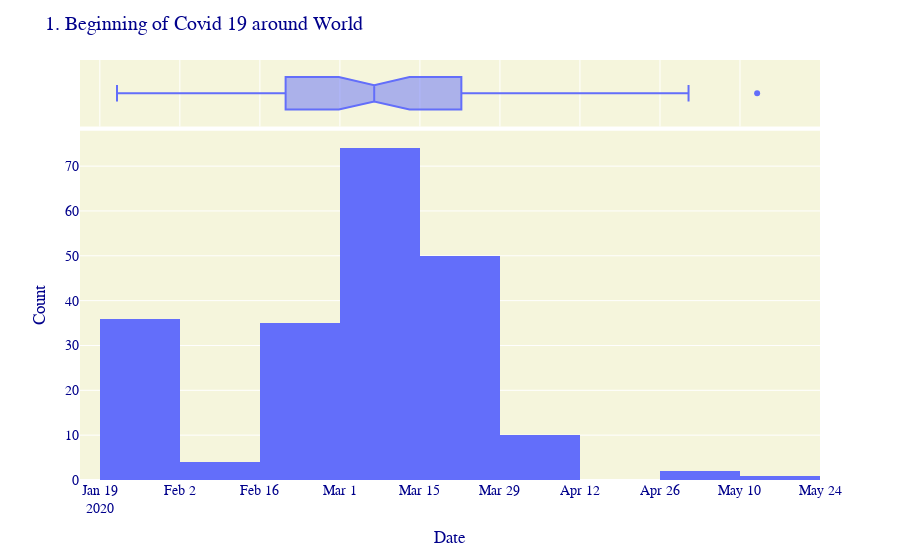

Notebook cell for this chart:
### Code cell
fig = px.histogram(begin_df, x=begin_df.index, y='values', marginal='box')
#fig(figsize=(15,15))
fig.update_layout(title='1. Beginning of Covid 19 around World',
                  xaxis_title='Date',
                  yaxis_title='Count',
                  plot_bgcolor='beige',
                  font=dict(family='Arial', size=14, color='darkblue'))
fig.show()

### Figure 1 — Plotly figure (JSON) as saved in the notebook; plotly's stock layout.template omitted (floating-point values rounded to 4 significant figures)
{"data": [{"alignmentgroup": "True", "bingroup": "x", "histfunc": "sum", "hovertemplate": "index=%{x}<br>sum of values=%{y}<extra></extra>", "legendgroup": "", "marker": {"color": "#636efa", "pattern": {"shape": ""}}, "name": "", "offsetgroup": "", "orientation": "v", "showlegend": false, "type": "histogram", "x": ["2020-01-22T00:00:00", "2020-01-23T00:00:00", "2020-01-24T00:00:00", "2020-01-25T00:00:00", "2020-01-26T00:00:00", "2020-01-27T00:00:00", "2020-01-29T00:00:00", "2020-01-30T00:00:00", "2020-01-31T00:00:00", "2020-02-01T00:00:00", "2020-02-04T00:00:00", "2020-02-07T00:00:00", "2020-02-13T00:00:00", "2020-02-14T00:00:00", "2020-02-19T00:00:00", "2020-02-21T00:00:00", "2020-02-22T00:00:00", "2020-02-23T00:00:00", "2020-02-24T00:00:00", "2020-02-25T00:00:00", "2020-02-26T00:00:00", "2020-02-27T00:00:00", "2020-02-28T00:00:00", "2020-02-29T00:00:00", "2020-03-01T00:00:00", "2020-03-02T00:00:00", "2020-03-03T00:00:00", "2020-03-04T00:00:00", "2020-03-05T00:00:00", "2020-03-06T00:00:00", "2020-03-07T00:00:00", "2020-03-08T00:00:00", "2020-03-09T00:00:00", "2020-03-10T00:00:00", "2020-03-11T00:00:00", "2020-03-12T00:00:00", "2020-03-13T00:00:00", "2020-03-14T00:00:00", "2020-03-15T00:00:00", "2020-03-16T00:00:00", "2020-03-17T00:00:00", "2020-03-18T00:00:00", "2020-03-19T00:00:00", "2020-03-20T00:00:00", "2020-03-21T00:00:00", "2020-03-22T00:00:00", "2020-03-23T00:00:00", "2020-03-24T00:00:00", "2020-03-25T00:00:00", "2020-03-27T00:00:00", "2020-03-28T00:00:00", "2020-03-30T00:00:00", "2020-03-31T00:00:00", "2020-04-02T00:00:00", "2020-04-04T00:00:00", "2020-04-05T00:00:00", "2020-04-06T00:00:00", "2020-04-10T00:00:00", "2020-04-30T00:00:00", "2020-05-01T00:00:00", "2020-05-13T00:00:00"], "xaxis": "x", "y": [6, 13, 1, 3, 1, 3, 2, 2, 3, 2, 1, 1, 1, 1, 1, 2, 1, 2, 5, 5, 6, 3, 5, 5, 1, 7, 3, 6, 4, 9, 1, 5, 2, 4, 6, 2, 9, 15, 5, 5, 4, 5, 7, 8, 2, 5, 1, 1, 3, 1, 3, 1, 2, 2, 1, 2, 1, 1, 1, 1, 1], "yaxis": "y"}, {"alignmentgroup": "True", "hovertemplate": "index=%{x}<extra></extra>", "legendgroup": "", "marker": {"color": "#636efa"}, "name": "", "notched": true, "offsetgroup": "", "showlegend": false, "type": "box", "x": ["2020-01-22T00:00:00", "2020-01-23T00:00:00", "2020-01-24T00:00:00", "2020-01-25T00:00:00", "2020-01-26T00:00:00", "2020-01-27T00:00:00", "2020-01-29T00:00:00", "2020-01-30T00:00:00", "2020-01-31T00:00:00", "2020-02-01T00:00:00", "2020-02-04T00:00:00", "2020-02-07T00:00:00", "2020-02-13T00:00:00", "2020-02-14T00:00:00", "2020-02-19T00:00:00", "2020-02-21T00:00:00", "2020-02-22T00:00:00", "2020-02-23T00:00:00", "2020-02-24T00:00:00", "2020-02-25T00:00:00", "2020-02-26T00:00:00", "2020-02-27T00:00:00", "2020-02-28T00:00:00", "2020-02-29T00:00:00", "2020-03-01T00:00:00", "2020-03-02T00:00:00", "2020-03-03T00:00:00", "2020-03-04T00:00:00", "2020-03-05T00:00:00", "2020-03-06T00:00:00", "2020-03-07T00:00:00", "2020-03-08T00:00:00", "2020-03-09T00:00:00", "2020-03-10T00:00:00", "2020-03-11T00:00:00", "2020-03-12T00:00:00", "2020-03-13T00:00:00", "2020-03-14T00:00:00", "2020-03-15T00:00:00", "2020-03-16T00:00:00", "2020-03-17T00:00:00", "2020-03-18T00:00:00", "2020-03-19T00:00:00", "2020-03-20T00:00:00", "2020-03-21T00:00:00", "2020-03-22T00:00:00", "2020-03-23T00:00:00", "2020-03-24T00:00:00", "2020-03-25T00:00:00", "2020-03-27T00:00:00", "2020-03-28T00:00:00", "2020-03-30T00:00:00", "2020-03-31T00:00:00", "2020-04-02T00:00:00", "2020-04-04T00:00:00", "2020-04-05T00:00:00", "2020-04-06T00:00:00", "2020-04-10T00:00:00", "2020-04-30T00:00:00", "2020-05-01T00:00:00", "2020-05-13T00:00:00"], "xaxis": "x2", "yaxis": "y2"}], "layout": {"barmode": "relative", "font": {"color": "darkblue", "family": "Arial", "size": 14}, "legend": {"tracegroupgap": 0}, "margin": {"t": 60}, "plot_bgcolor": "beige", "title": {"text": "1. Beginning of Covid 19 around World"}, "xaxis": {"anchor": "y", "domain": [0, 1], "title": {"text": "Date"}}, "xaxis2": {"anchor": "y2", "domain": [0, 1], "matches": "x", "showgrid": true, "showticklabels": false}, "yaxis": {"anchor": "x", "domain": [0, 0.8316], "title": {"text": "Count"}}, "yaxis2": {"anchor": "x2", "domain": [0.8416, 1], "matches": "y2", "showgrid": false, "showline": false, "showticklabels": false, "ticks": ""}}}
